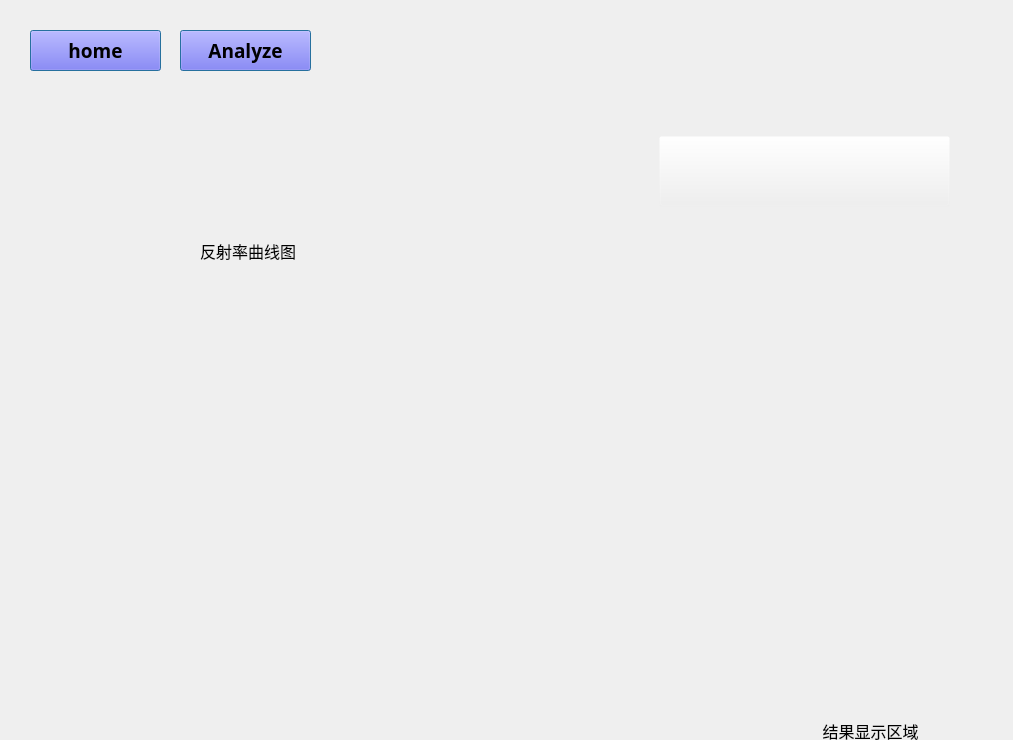
<?xml version="1.0" encoding="UTF-8"?>
<ui version="4.0">
 <class>Form</class>
 <widget class="QWidget" name="Form">
  <property name="geometry">
   <rect>
    <x>0</x>
    <y>0</y>
    <width>1013</width>
    <height>740</height>
   </rect>
  </property>
  <property name="sizePolicy">
   <sizepolicy hsizetype="Fixed" vsizetype="Fixed">
    <horstretch>0</horstretch>
    <verstretch>0</verstretch>
   </sizepolicy>
  </property>
  <property name="maximumSize">
   <size>
    <width>1013</width>
    <height>740</height>
   </size>
  </property>
  <property name="font">
   <font>
    <family>宋体</family>
   </font>
  </property>
  <property name="windowTitle">
   <string>RiceQuant-NIR</string>
  </property>
  <property name="autoFillBackground">
   <bool>true</bool>
  </property>
  <widget class="QLabel" name="bg1">
   <property name="geometry">
    <rect>
     <x>0</x>
     <y>0</y>
     <width>991</width>
     <height>741</height>
    </rect>
   </property>
   <property name="text">
    <string/>
   </property>
   <property name="pixmap">
    <pixmap>pic/bg1.png</pixmap>
   </property>
   <property name="scaledContents">
    <bool>true</bool>
   </property>
  </widget>
  <widget class="QPushButton" name="pre_TYPE">
   <property name="geometry">
    <rect>
     <x>659</x>
     <y>136</y>
     <width>291</width>
     <height>71</height>
    </rect>
   </property>
   <property name="palette">
    <palette>
     <active>
      <colorrole role="WindowText">
       <brush brushstyle="SolidPattern">
        <color alpha="255">
         <red>0</red>
         <green>0</green>
         <blue>0</blue>
        </color>
       </brush>
      </colorrole>
      <colorrole role="Button">
       <brush brushstyle="SolidPattern">
        <color alpha="0">
         <red>240</red>
         <green>240</green>
         <blue>240</blue>
        </color>
       </brush>
      </colorrole>
      <colorrole role="Light">
       <brush brushstyle="SolidPattern">
        <color alpha="0">
         <red>255</red>
         <green>255</green>
         <blue>255</blue>
        </color>
       </brush>
      </colorrole>
      <colorrole role="Midlight">
       <brush brushstyle="SolidPattern">
        <color alpha="0">
         <red>247</red>
         <green>247</green>
         <blue>247</blue>
        </color>
       </brush>
      </colorrole>
      <colorrole role="Dark">
       <brush brushstyle="SolidPattern">
        <color alpha="0">
         <red>120</red>
         <green>120</green>
         <blue>120</blue>
        </color>
       </brush>
      </colorrole>
      <colorrole role="Mid">
       <brush brushstyle="SolidPattern">
        <color alpha="0">
         <red>160</red>
         <green>160</green>
         <blue>160</blue>
        </color>
       </brush>
      </colorrole>
      <colorrole role="Text">
       <brush brushstyle="SolidPattern">
        <color alpha="255">
         <red>0</red>
         <green>0</green>
         <blue>0</blue>
        </color>
       </brush>
      </colorrole>
      <colorrole role="BrightText">
       <brush brushstyle="SolidPattern">
        <color alpha="255">
         <red>255</red>
         <green>255</green>
         <blue>255</blue>
        </color>
       </brush>
      </colorrole>
      <colorrole role="ButtonText">
       <brush brushstyle="SolidPattern">
        <color alpha="255">
         <red>0</red>
         <green>0</green>
         <blue>0</blue>
        </color>
       </brush>
      </colorrole>
      <colorrole role="Base">
       <brush brushstyle="SolidPattern">
        <color alpha="255">
         <red>255</red>
         <green>255</green>
         <blue>255</blue>
        </color>
       </brush>
      </colorrole>
      <colorrole role="Window">
       <brush brushstyle="SolidPattern">
        <color alpha="0">
         <red>240</red>
         <green>240</green>
         <blue>240</blue>
        </color>
       </brush>
      </colorrole>
      <colorrole role="Shadow">
       <brush brushstyle="SolidPattern">
        <color alpha="255">
         <red>0</red>
         <green>0</green>
         <blue>0</blue>
        </color>
       </brush>
      </colorrole>
      <colorrole role="AlternateBase">
       <brush brushstyle="SolidPattern">
        <color alpha="127">
         <red>247</red>
         <green>247</green>
         <blue>247</blue>
        </color>
       </brush>
      </colorrole>
      <colorrole role="ToolTipBase">
       <brush brushstyle="SolidPattern">
        <color alpha="255">
         <red>255</red>
         <green>255</green>
         <blue>220</blue>
        </color>
       </brush>
      </colorrole>
      <colorrole role="ToolTipText">
       <brush brushstyle="SolidPattern">
        <color alpha="255">
         <red>0</red>
         <green>0</green>
         <blue>0</blue>
        </color>
       </brush>
      </colorrole>
      <colorrole role="PlaceholderText">
       <brush brushstyle="SolidPattern">
        <color alpha="128">
         <red>0</red>
         <green>0</green>
         <blue>0</blue>
        </color>
       </brush>
      </colorrole>
     </active>
     <inactive>
      <colorrole role="WindowText">
       <brush brushstyle="SolidPattern">
        <color alpha="255">
         <red>0</red>
         <green>0</green>
         <blue>0</blue>
        </color>
       </brush>
      </colorrole>
      <colorrole role="Button">
       <brush brushstyle="SolidPattern">
        <color alpha="0">
         <red>240</red>
         <green>240</green>
         <blue>240</blue>
        </color>
       </brush>
      </colorrole>
      <colorrole role="Light">
       <brush brushstyle="SolidPattern">
        <color alpha="0">
         <red>255</red>
         <green>255</green>
         <blue>255</blue>
        </color>
       </brush>
      </colorrole>
      <colorrole role="Midlight">
       <brush brushstyle="SolidPattern">
        <color alpha="0">
         <red>247</red>
         <green>247</green>
         <blue>247</blue>
        </color>
       </brush>
      </colorrole>
      <colorrole role="Dark">
       <brush brushstyle="SolidPattern">
        <color alpha="0">
         <red>120</red>
         <green>120</green>
         <blue>120</blue>
        </color>
       </brush>
      </colorrole>
      <colorrole role="Mid">
       <brush brushstyle="SolidPattern">
        <color alpha="0">
         <red>160</red>
         <green>160</green>
         <blue>160</blue>
        </color>
       </brush>
      </colorrole>
      <colorrole role="Text">
       <brush brushstyle="SolidPattern">
        <color alpha="255">
         <red>0</red>
         <green>0</green>
         <blue>0</blue>
        </color>
       </brush>
      </colorrole>
      <colorrole role="BrightText">
       <brush brushstyle="SolidPattern">
        <color alpha="255">
         <red>255</red>
         <green>255</green>
         <blue>255</blue>
        </color>
       </brush>
      </colorrole>
      <colorrole role="ButtonText">
       <brush brushstyle="SolidPattern">
        <color alpha="255">
         <red>0</red>
         <green>0</green>
         <blue>0</blue>
        </color>
       </brush>
      </colorrole>
      <colorrole role="Base">
       <brush brushstyle="SolidPattern">
        <color alpha="255">
         <red>255</red>
         <green>255</green>
         <blue>255</blue>
        </color>
       </brush>
      </colorrole>
      <colorrole role="Window">
       <brush brushstyle="SolidPattern">
        <color alpha="0">
         <red>240</red>
         <green>240</green>
         <blue>240</blue>
        </color>
       </brush>
      </colorrole>
      <colorrole role="Shadow">
       <brush brushstyle="SolidPattern">
        <color alpha="255">
         <red>0</red>
         <green>0</green>
         <blue>0</blue>
        </color>
       </brush>
      </colorrole>
      <colorrole role="AlternateBase">
       <brush brushstyle="SolidPattern">
        <color alpha="127">
         <red>247</red>
         <green>247</green>
         <blue>247</blue>
        </color>
       </brush>
      </colorrole>
      <colorrole role="ToolTipBase">
       <brush brushstyle="SolidPattern">
        <color alpha="255">
         <red>255</red>
         <green>255</green>
         <blue>220</blue>
        </color>
       </brush>
      </colorrole>
      <colorrole role="ToolTipText">
       <brush brushstyle="SolidPattern">
        <color alpha="255">
         <red>0</red>
         <green>0</green>
         <blue>0</blue>
        </color>
       </brush>
      </colorrole>
      <colorrole role="PlaceholderText">
       <brush brushstyle="SolidPattern">
        <color alpha="128">
         <red>0</red>
         <green>0</green>
         <blue>0</blue>
        </color>
       </brush>
      </colorrole>
     </inactive>
     <disabled>
      <colorrole role="WindowText">
       <brush brushstyle="SolidPattern">
        <color alpha="0">
         <red>120</red>
         <green>120</green>
         <blue>120</blue>
        </color>
       </brush>
      </colorrole>
      <colorrole role="Button">
       <brush brushstyle="SolidPattern">
        <color alpha="0">
         <red>240</red>
         <green>240</green>
         <blue>240</blue>
        </color>
       </brush>
      </colorrole>
      <colorrole role="Light">
       <brush brushstyle="SolidPattern">
        <color alpha="0">
         <red>255</red>
         <green>255</green>
         <blue>255</blue>
        </color>
       </brush>
      </colorrole>
      <colorrole role="Midlight">
       <brush brushstyle="SolidPattern">
        <color alpha="0">
         <red>247</red>
         <green>247</green>
         <blue>247</blue>
        </color>
       </brush>
      </colorrole>
      <colorrole role="Dark">
       <brush brushstyle="SolidPattern">
        <color alpha="0">
         <red>120</red>
         <green>120</green>
         <blue>120</blue>
        </color>
       </brush>
      </colorrole>
      <colorrole role="Mid">
       <brush brushstyle="SolidPattern">
        <color alpha="0">
         <red>160</red>
         <green>160</green>
         <blue>160</blue>
        </color>
       </brush>
      </colorrole>
      <colorrole role="Text">
       <brush brushstyle="SolidPattern">
        <color alpha="0">
         <red>120</red>
         <green>120</green>
         <blue>120</blue>
        </color>
       </brush>
      </colorrole>
      <colorrole role="BrightText">
       <brush brushstyle="SolidPattern">
        <color alpha="255">
         <red>255</red>
         <green>255</green>
         <blue>255</blue>
        </color>
       </brush>
      </colorrole>
      <colorrole role="ButtonText">
       <brush brushstyle="SolidPattern">
        <color alpha="0">
         <red>120</red>
         <green>120</green>
         <blue>120</blue>
        </color>
       </brush>
      </colorrole>
      <colorrole role="Base">
       <brush brushstyle="SolidPattern">
        <color alpha="0">
         <red>240</red>
         <green>240</green>
         <blue>240</blue>
        </color>
       </brush>
      </colorrole>
      <colorrole role="Window">
       <brush brushstyle="SolidPattern">
        <color alpha="0">
         <red>240</red>
         <green>240</green>
         <blue>240</blue>
        </color>
       </brush>
      </colorrole>
      <colorrole role="Shadow">
       <brush brushstyle="SolidPattern">
        <color alpha="255">
         <red>0</red>
         <green>0</green>
         <blue>0</blue>
        </color>
       </brush>
      </colorrole>
      <colorrole role="AlternateBase">
       <brush brushstyle="SolidPattern">
        <color alpha="0">
         <red>240</red>
         <green>240</green>
         <blue>240</blue>
        </color>
       </brush>
      </colorrole>
      <colorrole role="ToolTipBase">
       <brush brushstyle="SolidPattern">
        <color alpha="255">
         <red>255</red>
         <green>255</green>
         <blue>220</blue>
        </color>
       </brush>
      </colorrole>
      <colorrole role="ToolTipText">
       <brush brushstyle="SolidPattern">
        <color alpha="255">
         <red>0</red>
         <green>0</green>
         <blue>0</blue>
        </color>
       </brush>
      </colorrole>
      <colorrole role="PlaceholderText">
       <brush brushstyle="SolidPattern">
        <color alpha="128">
         <red>0</red>
         <green>0</green>
         <blue>0</blue>
        </color>
       </brush>
      </colorrole>
     </disabled>
    </palette>
   </property>
   <property name="text">
    <string/>
   </property>
  </widget>
  <widget class="QWidget" name="REFfig" native="true">
   <property name="geometry">
    <rect>
     <x>70</x>
     <y>120</y>
     <width>511</width>
     <height>411</height>
    </rect>
   </property>
   <widget class="QLabel" name="label_3">
    <property name="geometry">
     <rect>
      <x>10</x>
      <y>0</y>
      <width>521</width>
      <height>431</height>
     </rect>
    </property>
    <property name="acceptDrops">
     <bool>false</bool>
    </property>
    <property name="text">
     <string/>
    </property>
    <property name="pixmap">
     <pixmap>../../depos.jpg</pixmap>
    </property>
    <property name="alignment">
     <set>Qt::AlignLeading|Qt::AlignLeft|Qt::AlignVCenter</set>
    </property>
   </widget>
  </widget>
  <widget class="QLabel" name="result">
   <property name="geometry">
    <rect>
     <x>760</x>
     <y>721</y>
     <width>221</width>
     <height>20</height>
    </rect>
   </property>
   <property name="font">
    <font>
     <family>宋体</family>
     <pointsize>12</pointsize>
    </font>
   </property>
   <property name="text">
    <string>结果显示区域</string>
   </property>
   <property name="alignment">
    <set>Qt::AlignCenter</set>
   </property>
   <property name="margin">
    <number>0</number>
   </property>
   <property name="indent">
    <number>-1</number>
   </property>
  </widget>
  <widget class="QLabel" name="label">
   <property name="geometry">
    <rect>
     <x>200</x>
     <y>230</y>
     <width>101</width>
     <height>41</height>
    </rect>
   </property>
   <property name="font">
    <font>
     <family>宋体</family>
     <pointsize>12</pointsize>
    </font>
   </property>
   <property name="text">
    <string>反射率曲线图</string>
   </property>
  </widget>
  <widget class="QLabel" name="label_a">
   <property name="geometry">
    <rect>
     <x>830</x>
     <y>320</y>
     <width>131</width>
     <height>31</height>
    </rect>
   </property>
   <property name="font">
    <font>
     <family>宋体</family>
     <pointsize>12</pointsize>
     <weight>75</weight>
     <bold>true</bold>
    </font>
   </property>
   <property name="text">
    <string/>
   </property>
   <property name="alignment">
    <set>Qt::AlignCenter</set>
   </property>
  </widget>
  <widget class="QLabel" name="label_p">
   <property name="geometry">
    <rect>
     <x>830</x>
     <y>560</y>
     <width>131</width>
     <height>31</height>
    </rect>
   </property>
   <property name="font">
    <font>
     <family>宋体</family>
     <pointsize>12</pointsize>
     <weight>75</weight>
     <bold>true</bold>
    </font>
   </property>
   <property name="text">
    <string/>
   </property>
   <property name="alignment">
    <set>Qt::AlignCenter</set>
   </property>
  </widget>
  <widget class="QLabel" name="bg0">
   <property name="geometry">
    <rect>
     <x>0</x>
     <y>0</y>
     <width>991</width>
     <height>751</height>
    </rect>
   </property>
   <property name="text">
    <string/>
   </property>
   <property name="pixmap">
    <pixmap>pic/bg0.png</pixmap>
   </property>
   <property name="scaledContents">
    <bool>true</bool>
   </property>
  </widget>
  <widget class="QPushButton" name="back">
   <property name="geometry">
    <rect>
     <x>30</x>
     <y>30</y>
     <width>131</width>
     <height>41</height>
    </rect>
   </property>
   <property name="palette">
    <palette>
     <active>
      <colorrole role="WindowText">
       <brush brushstyle="SolidPattern">
        <color alpha="255">
         <red>0</red>
         <green>0</green>
         <blue>0</blue>
        </color>
       </brush>
      </colorrole>
      <colorrole role="Button">
       <brush brushstyle="SolidPattern">
        <color alpha="255">
         <red>105</red>
         <green>92</green>
         <blue>240</blue>
        </color>
       </brush>
      </colorrole>
      <colorrole role="Light">
       <brush brushstyle="SolidPattern">
        <color alpha="255">
         <red>207</red>
         <green>203</green>
         <blue>255</blue>
        </color>
       </brush>
      </colorrole>
      <colorrole role="Midlight">
       <brush brushstyle="SolidPattern">
        <color alpha="255">
         <red>156</red>
         <green>147</green>
         <blue>247</blue>
        </color>
       </brush>
      </colorrole>
      <colorrole role="Dark">
       <brush brushstyle="SolidPattern">
        <color alpha="255">
         <red>53</red>
         <green>46</green>
         <blue>120</blue>
        </color>
       </brush>
      </colorrole>
      <colorrole role="Mid">
       <brush brushstyle="SolidPattern">
        <color alpha="255">
         <red>70</red>
         <green>61</green>
         <blue>160</blue>
        </color>
       </brush>
      </colorrole>
      <colorrole role="Text">
       <brush brushstyle="SolidPattern">
        <color alpha="255">
         <red>0</red>
         <green>0</green>
         <blue>0</blue>
        </color>
       </brush>
      </colorrole>
      <colorrole role="BrightText">
       <brush brushstyle="SolidPattern">
        <color alpha="255">
         <red>255</red>
         <green>255</green>
         <blue>255</blue>
        </color>
       </brush>
      </colorrole>
      <colorrole role="ButtonText">
       <brush brushstyle="SolidPattern">
        <color alpha="255">
         <red>0</red>
         <green>0</green>
         <blue>0</blue>
        </color>
       </brush>
      </colorrole>
      <colorrole role="Base">
       <brush brushstyle="SolidPattern">
        <color alpha="255">
         <red>255</red>
         <green>255</green>
         <blue>255</blue>
        </color>
       </brush>
      </colorrole>
      <colorrole role="Window">
       <brush brushstyle="SolidPattern">
        <color alpha="255">
         <red>105</red>
         <green>92</green>
         <blue>240</blue>
        </color>
       </brush>
      </colorrole>
      <colorrole role="Shadow">
       <brush brushstyle="SolidPattern">
        <color alpha="255">
         <red>0</red>
         <green>0</green>
         <blue>0</blue>
        </color>
       </brush>
      </colorrole>
      <colorrole role="AlternateBase">
       <brush brushstyle="SolidPattern">
        <color alpha="255">
         <red>180</red>
         <green>173</green>
         <blue>247</blue>
        </color>
       </brush>
      </colorrole>
      <colorrole role="ToolTipBase">
       <brush brushstyle="SolidPattern">
        <color alpha="255">
         <red>255</red>
         <green>255</green>
         <blue>220</blue>
        </color>
       </brush>
      </colorrole>
      <colorrole role="ToolTipText">
       <brush brushstyle="SolidPattern">
        <color alpha="255">
         <red>0</red>
         <green>0</green>
         <blue>0</blue>
        </color>
       </brush>
      </colorrole>
      <colorrole role="PlaceholderText">
       <brush brushstyle="SolidPattern">
        <color alpha="128">
         <red>0</red>
         <green>0</green>
         <blue>0</blue>
        </color>
       </brush>
      </colorrole>
     </active>
     <inactive>
      <colorrole role="WindowText">
       <brush brushstyle="SolidPattern">
        <color alpha="255">
         <red>0</red>
         <green>0</green>
         <blue>0</blue>
        </color>
       </brush>
      </colorrole>
      <colorrole role="Button">
       <brush brushstyle="SolidPattern">
        <color alpha="255">
         <red>105</red>
         <green>92</green>
         <blue>240</blue>
        </color>
       </brush>
      </colorrole>
      <colorrole role="Light">
       <brush brushstyle="SolidPattern">
        <color alpha="255">
         <red>207</red>
         <green>203</green>
         <blue>255</blue>
        </color>
       </brush>
      </colorrole>
      <colorrole role="Midlight">
       <brush brushstyle="SolidPattern">
        <color alpha="255">
         <red>156</red>
         <green>147</green>
         <blue>247</blue>
        </color>
       </brush>
      </colorrole>
      <colorrole role="Dark">
       <brush brushstyle="SolidPattern">
        <color alpha="255">
         <red>53</red>
         <green>46</green>
         <blue>120</blue>
        </color>
       </brush>
      </colorrole>
      <colorrole role="Mid">
       <brush brushstyle="SolidPattern">
        <color alpha="255">
         <red>70</red>
         <green>61</green>
         <blue>160</blue>
        </color>
       </brush>
      </colorrole>
      <colorrole role="Text">
       <brush brushstyle="SolidPattern">
        <color alpha="255">
         <red>0</red>
         <green>0</green>
         <blue>0</blue>
        </color>
       </brush>
      </colorrole>
      <colorrole role="BrightText">
       <brush brushstyle="SolidPattern">
        <color alpha="255">
         <red>255</red>
         <green>255</green>
         <blue>255</blue>
        </color>
       </brush>
      </colorrole>
      <colorrole role="ButtonText">
       <brush brushstyle="SolidPattern">
        <color alpha="255">
         <red>0</red>
         <green>0</green>
         <blue>0</blue>
        </color>
       </brush>
      </colorrole>
      <colorrole role="Base">
       <brush brushstyle="SolidPattern">
        <color alpha="255">
         <red>255</red>
         <green>255</green>
         <blue>255</blue>
        </color>
       </brush>
      </colorrole>
      <colorrole role="Window">
       <brush brushstyle="SolidPattern">
        <color alpha="255">
         <red>105</red>
         <green>92</green>
         <blue>240</blue>
        </color>
       </brush>
      </colorrole>
      <colorrole role="Shadow">
       <brush brushstyle="SolidPattern">
        <color alpha="255">
         <red>0</red>
         <green>0</green>
         <blue>0</blue>
        </color>
       </brush>
      </colorrole>
      <colorrole role="AlternateBase">
       <brush brushstyle="SolidPattern">
        <color alpha="255">
         <red>180</red>
         <green>173</green>
         <blue>247</blue>
        </color>
       </brush>
      </colorrole>
      <colorrole role="ToolTipBase">
       <brush brushstyle="SolidPattern">
        <color alpha="255">
         <red>255</red>
         <green>255</green>
         <blue>220</blue>
        </color>
       </brush>
      </colorrole>
      <colorrole role="ToolTipText">
       <brush brushstyle="SolidPattern">
        <color alpha="255">
         <red>0</red>
         <green>0</green>
         <blue>0</blue>
        </color>
       </brush>
      </colorrole>
      <colorrole role="PlaceholderText">
       <brush brushstyle="SolidPattern">
        <color alpha="128">
         <red>0</red>
         <green>0</green>
         <blue>0</blue>
        </color>
       </brush>
      </colorrole>
     </inactive>
     <disabled>
      <colorrole role="WindowText">
       <brush brushstyle="SolidPattern">
        <color alpha="255">
         <red>53</red>
         <green>46</green>
         <blue>120</blue>
        </color>
       </brush>
      </colorrole>
      <colorrole role="Button">
       <brush brushstyle="SolidPattern">
        <color alpha="255">
         <red>105</red>
         <green>92</green>
         <blue>240</blue>
        </color>
       </brush>
      </colorrole>
      <colorrole role="Light">
       <brush brushstyle="SolidPattern">
        <color alpha="255">
         <red>207</red>
         <green>203</green>
         <blue>255</blue>
        </color>
       </brush>
      </colorrole>
      <colorrole role="Midlight">
       <brush brushstyle="SolidPattern">
        <color alpha="255">
         <red>156</red>
         <green>147</green>
         <blue>247</blue>
        </color>
       </brush>
      </colorrole>
      <colorrole role="Dark">
       <brush brushstyle="SolidPattern">
        <color alpha="255">
         <red>53</red>
         <green>46</green>
         <blue>120</blue>
        </color>
       </brush>
      </colorrole>
      <colorrole role="Mid">
       <brush brushstyle="SolidPattern">
        <color alpha="255">
         <red>70</red>
         <green>61</green>
         <blue>160</blue>
        </color>
       </brush>
      </colorrole>
      <colorrole role="Text">
       <brush brushstyle="SolidPattern">
        <color alpha="255">
         <red>53</red>
         <green>46</green>
         <blue>120</blue>
        </color>
       </brush>
      </colorrole>
      <colorrole role="BrightText">
       <brush brushstyle="SolidPattern">
        <color alpha="255">
         <red>255</red>
         <green>255</green>
         <blue>255</blue>
        </color>
       </brush>
      </colorrole>
      <colorrole role="ButtonText">
       <brush brushstyle="SolidPattern">
        <color alpha="255">
         <red>53</red>
         <green>46</green>
         <blue>120</blue>
        </color>
       </brush>
      </colorrole>
      <colorrole role="Base">
       <brush brushstyle="SolidPattern">
        <color alpha="255">
         <red>105</red>
         <green>92</green>
         <blue>240</blue>
        </color>
       </brush>
      </colorrole>
      <colorrole role="Window">
       <brush brushstyle="SolidPattern">
        <color alpha="255">
         <red>105</red>
         <green>92</green>
         <blue>240</blue>
        </color>
       </brush>
      </colorrole>
      <colorrole role="Shadow">
       <brush brushstyle="SolidPattern">
        <color alpha="255">
         <red>0</red>
         <green>0</green>
         <blue>0</blue>
        </color>
       </brush>
      </colorrole>
      <colorrole role="AlternateBase">
       <brush brushstyle="SolidPattern">
        <color alpha="255">
         <red>105</red>
         <green>92</green>
         <blue>240</blue>
        </color>
       </brush>
      </colorrole>
      <colorrole role="ToolTipBase">
       <brush brushstyle="SolidPattern">
        <color alpha="255">
         <red>255</red>
         <green>255</green>
         <blue>220</blue>
        </color>
       </brush>
      </colorrole>
      <colorrole role="ToolTipText">
       <brush brushstyle="SolidPattern">
        <color alpha="255">
         <red>0</red>
         <green>0</green>
         <blue>0</blue>
        </color>
       </brush>
      </colorrole>
      <colorrole role="PlaceholderText">
       <brush brushstyle="SolidPattern">
        <color alpha="128">
         <red>0</red>
         <green>0</green>
         <blue>0</blue>
        </color>
       </brush>
      </colorrole>
     </disabled>
    </palette>
   </property>
   <property name="font">
    <font>
     <family>宋体</family>
     <pointsize>14</pointsize>
     <weight>75</weight>
     <bold>true</bold>
    </font>
   </property>
   <property name="text">
    <string>home</string>
   </property>
   <property name="autoDefault">
    <bool>true</bool>
   </property>
   <property name="default">
    <bool>true</bool>
   </property>
   <property name="flat">
    <bool>false</bool>
   </property>
  </widget>
  <widget class="QPushButton" name="ana">
   <property name="geometry">
    <rect>
     <x>180</x>
     <y>30</y>
     <width>131</width>
     <height>41</height>
    </rect>
   </property>
   <property name="palette">
    <palette>
     <active>
      <colorrole role="WindowText">
       <brush brushstyle="SolidPattern">
        <color alpha="255">
         <red>0</red>
         <green>0</green>
         <blue>0</blue>
        </color>
       </brush>
      </colorrole>
      <colorrole role="Button">
       <brush brushstyle="SolidPattern">
        <color alpha="0">
         <red>105</red>
         <green>92</green>
         <blue>240</blue>
        </color>
       </brush>
      </colorrole>
      <colorrole role="Light">
       <brush brushstyle="SolidPattern">
        <color alpha="0">
         <red>255</red>
         <green>255</green>
         <blue>255</blue>
        </color>
       </brush>
      </colorrole>
      <colorrole role="Midlight">
       <brush brushstyle="SolidPattern">
        <color alpha="0">
         <red>247</red>
         <green>247</green>
         <blue>247</blue>
        </color>
       </brush>
      </colorrole>
      <colorrole role="Dark">
       <brush brushstyle="SolidPattern">
        <color alpha="0">
         <red>120</red>
         <green>120</green>
         <blue>120</blue>
        </color>
       </brush>
      </colorrole>
      <colorrole role="Mid">
       <brush brushstyle="SolidPattern">
        <color alpha="0">
         <red>160</red>
         <green>160</green>
         <blue>160</blue>
        </color>
       </brush>
      </colorrole>
      <colorrole role="Text">
       <brush brushstyle="SolidPattern">
        <color alpha="255">
         <red>0</red>
         <green>0</green>
         <blue>0</blue>
        </color>
       </brush>
      </colorrole>
      <colorrole role="BrightText">
       <brush brushstyle="SolidPattern">
        <color alpha="255">
         <red>255</red>
         <green>255</green>
         <blue>255</blue>
        </color>
       </brush>
      </colorrole>
      <colorrole role="ButtonText">
       <brush brushstyle="SolidPattern">
        <color alpha="255">
         <red>0</red>
         <green>0</green>
         <blue>0</blue>
        </color>
       </brush>
      </colorrole>
      <colorrole role="Base">
       <brush brushstyle="SolidPattern">
        <color alpha="255">
         <red>255</red>
         <green>255</green>
         <blue>255</blue>
        </color>
       </brush>
      </colorrole>
      <colorrole role="Window">
       <brush brushstyle="SolidPattern">
        <color alpha="0">
         <red>240</red>
         <green>240</green>
         <blue>240</blue>
        </color>
       </brush>
      </colorrole>
      <colorrole role="Shadow">
       <brush brushstyle="SolidPattern">
        <color alpha="255">
         <red>0</red>
         <green>0</green>
         <blue>0</blue>
        </color>
       </brush>
      </colorrole>
      <colorrole role="AlternateBase">
       <brush brushstyle="SolidPattern">
        <color alpha="127">
         <red>247</red>
         <green>247</green>
         <blue>247</blue>
        </color>
       </brush>
      </colorrole>
      <colorrole role="ToolTipBase">
       <brush brushstyle="SolidPattern">
        <color alpha="255">
         <red>255</red>
         <green>255</green>
         <blue>220</blue>
        </color>
       </brush>
      </colorrole>
      <colorrole role="ToolTipText">
       <brush brushstyle="SolidPattern">
        <color alpha="255">
         <red>0</red>
         <green>0</green>
         <blue>0</blue>
        </color>
       </brush>
      </colorrole>
      <colorrole role="PlaceholderText">
       <brush brushstyle="SolidPattern">
        <color alpha="128">
         <red>0</red>
         <green>0</green>
         <blue>0</blue>
        </color>
       </brush>
      </colorrole>
     </active>
     <inactive>
      <colorrole role="WindowText">
       <brush brushstyle="SolidPattern">
        <color alpha="255">
         <red>0</red>
         <green>0</green>
         <blue>0</blue>
        </color>
       </brush>
      </colorrole>
      <colorrole role="Button">
       <brush brushstyle="SolidPattern">
        <color alpha="0">
         <red>105</red>
         <green>92</green>
         <blue>240</blue>
        </color>
       </brush>
      </colorrole>
      <colorrole role="Light">
       <brush brushstyle="SolidPattern">
        <color alpha="0">
         <red>255</red>
         <green>255</green>
         <blue>255</blue>
        </color>
       </brush>
      </colorrole>
      <colorrole role="Midlight">
       <brush brushstyle="SolidPattern">
        <color alpha="0">
         <red>247</red>
         <green>247</green>
         <blue>247</blue>
        </color>
       </brush>
      </colorrole>
      <colorrole role="Dark">
       <brush brushstyle="SolidPattern">
        <color alpha="0">
         <red>120</red>
         <green>120</green>
         <blue>120</blue>
        </color>
       </brush>
      </colorrole>
      <colorrole role="Mid">
       <brush brushstyle="SolidPattern">
        <color alpha="0">
         <red>160</red>
         <green>160</green>
         <blue>160</blue>
        </color>
       </brush>
      </colorrole>
      <colorrole role="Text">
       <brush brushstyle="SolidPattern">
        <color alpha="255">
         <red>0</red>
         <green>0</green>
         <blue>0</blue>
        </color>
       </brush>
      </colorrole>
      <colorrole role="BrightText">
       <brush brushstyle="SolidPattern">
        <color alpha="255">
         <red>255</red>
         <green>255</green>
         <blue>255</blue>
        </color>
       </brush>
      </colorrole>
      <colorrole role="ButtonText">
       <brush brushstyle="SolidPattern">
        <color alpha="255">
         <red>0</red>
         <green>0</green>
         <blue>0</blue>
        </color>
       </brush>
      </colorrole>
      <colorrole role="Base">
       <brush brushstyle="SolidPattern">
        <color alpha="255">
         <red>255</red>
         <green>255</green>
         <blue>255</blue>
        </color>
       </brush>
      </colorrole>
      <colorrole role="Window">
       <brush brushstyle="SolidPattern">
        <color alpha="0">
         <red>240</red>
         <green>240</green>
         <blue>240</blue>
        </color>
       </brush>
      </colorrole>
      <colorrole role="Shadow">
       <brush brushstyle="SolidPattern">
        <color alpha="255">
         <red>0</red>
         <green>0</green>
         <blue>0</blue>
        </color>
       </brush>
      </colorrole>
      <colorrole role="AlternateBase">
       <brush brushstyle="SolidPattern">
        <color alpha="127">
         <red>247</red>
         <green>247</green>
         <blue>247</blue>
        </color>
       </brush>
      </colorrole>
      <colorrole role="ToolTipBase">
       <brush brushstyle="SolidPattern">
        <color alpha="255">
         <red>255</red>
         <green>255</green>
         <blue>220</blue>
        </color>
       </brush>
      </colorrole>
      <colorrole role="ToolTipText">
       <brush brushstyle="SolidPattern">
        <color alpha="255">
         <red>0</red>
         <green>0</green>
         <blue>0</blue>
        </color>
       </brush>
      </colorrole>
      <colorrole role="PlaceholderText">
       <brush brushstyle="SolidPattern">
        <color alpha="128">
         <red>0</red>
         <green>0</green>
         <blue>0</blue>
        </color>
       </brush>
      </colorrole>
     </inactive>
     <disabled>
      <colorrole role="WindowText">
       <brush brushstyle="SolidPattern">
        <color alpha="0">
         <red>120</red>
         <green>120</green>
         <blue>120</blue>
        </color>
       </brush>
      </colorrole>
      <colorrole role="Button">
       <brush brushstyle="SolidPattern">
        <color alpha="0">
         <red>105</red>
         <green>92</green>
         <blue>240</blue>
        </color>
       </brush>
      </colorrole>
      <colorrole role="Light">
       <brush brushstyle="SolidPattern">
        <color alpha="0">
         <red>255</red>
         <green>255</green>
         <blue>255</blue>
        </color>
       </brush>
      </colorrole>
      <colorrole role="Midlight">
       <brush brushstyle="SolidPattern">
        <color alpha="0">
         <red>247</red>
         <green>247</green>
         <blue>247</blue>
        </color>
       </brush>
      </colorrole>
      <colorrole role="Dark">
       <brush brushstyle="SolidPattern">
        <color alpha="0">
         <red>120</red>
         <green>120</green>
         <blue>120</blue>
        </color>
       </brush>
      </colorrole>
      <colorrole role="Mid">
       <brush brushstyle="SolidPattern">
        <color alpha="0">
         <red>160</red>
         <green>160</green>
         <blue>160</blue>
        </color>
       </brush>
      </colorrole>
      <colorrole role="Text">
       <brush brushstyle="SolidPattern">
        <color alpha="0">
         <red>120</red>
         <green>120</green>
         <blue>120</blue>
        </color>
       </brush>
      </colorrole>
      <colorrole role="BrightText">
       <brush brushstyle="SolidPattern">
        <color alpha="255">
         <red>255</red>
         <green>255</green>
         <blue>255</blue>
        </color>
       </brush>
      </colorrole>
      <colorrole role="ButtonText">
       <brush brushstyle="SolidPattern">
        <color alpha="0">
         <red>120</red>
         <green>120</green>
         <blue>120</blue>
        </color>
       </brush>
      </colorrole>
      <colorrole role="Base">
       <brush brushstyle="SolidPattern">
        <color alpha="0">
         <red>240</red>
         <green>240</green>
         <blue>240</blue>
        </color>
       </brush>
      </colorrole>
      <colorrole role="Window">
       <brush brushstyle="SolidPattern">
        <color alpha="0">
         <red>240</red>
         <green>240</green>
         <blue>240</blue>
        </color>
       </brush>
      </colorrole>
      <colorrole role="Shadow">
       <brush brushstyle="SolidPattern">
        <color alpha="255">
         <red>0</red>
         <green>0</green>
         <blue>0</blue>
        </color>
       </brush>
      </colorrole>
      <colorrole role="AlternateBase">
       <brush brushstyle="SolidPattern">
        <color alpha="0">
         <red>240</red>
         <green>240</green>
         <blue>240</blue>
        </color>
       </brush>
      </colorrole>
      <colorrole role="ToolTipBase">
       <brush brushstyle="SolidPattern">
        <color alpha="255">
         <red>255</red>
         <green>255</green>
         <blue>220</blue>
        </color>
       </brush>
      </colorrole>
      <colorrole role="ToolTipText">
       <brush brushstyle="SolidPattern">
        <color alpha="255">
         <red>0</red>
         <green>0</green>
         <blue>0</blue>
        </color>
       </brush>
      </colorrole>
      <colorrole role="PlaceholderText">
       <brush brushstyle="SolidPattern">
        <color alpha="128">
         <red>0</red>
         <green>0</green>
         <blue>0</blue>
        </color>
       </brush>
      </colorrole>
     </disabled>
    </palette>
   </property>
   <property name="font">
    <font>
     <family>宋体</family>
     <pointsize>14</pointsize>
     <weight>75</weight>
     <bold>true</bold>
    </font>
   </property>
   <property name="text">
    <string>Analyze</string>
   </property>
   <property name="autoDefault">
    <bool>true</bool>
   </property>
   <property name="default">
    <bool>true</bool>
   </property>
  </widget>
  <zorder>pre_TYPE</zorder>
  <zorder>result</zorder>
  <zorder>bg0</zorder>
  <zorder>bg1</zorder>
  <zorder>label</zorder>
  <zorder>REFfig</zorder>
  <zorder>label_p</zorder>
  <zorder>label_a</zorder>
  <zorder>ana</zorder>
  <zorder>back</zorder>
 </widget>
 <resources/>
 <connections/>
</ui>
